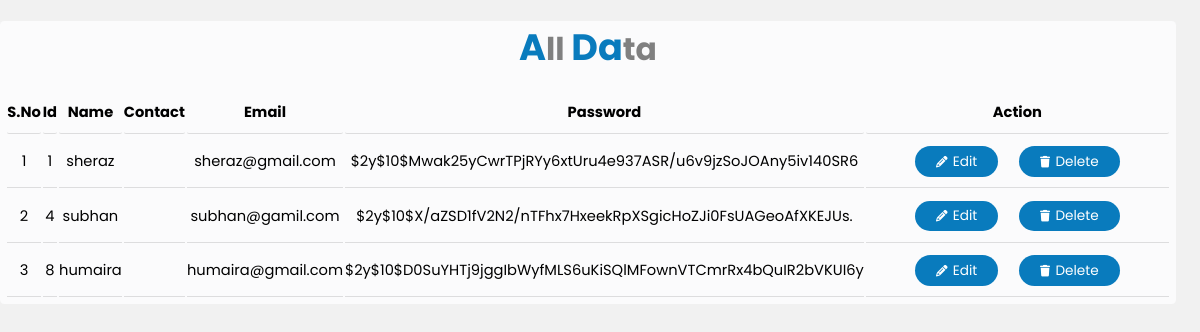
Before: /showData.php with the older database file.
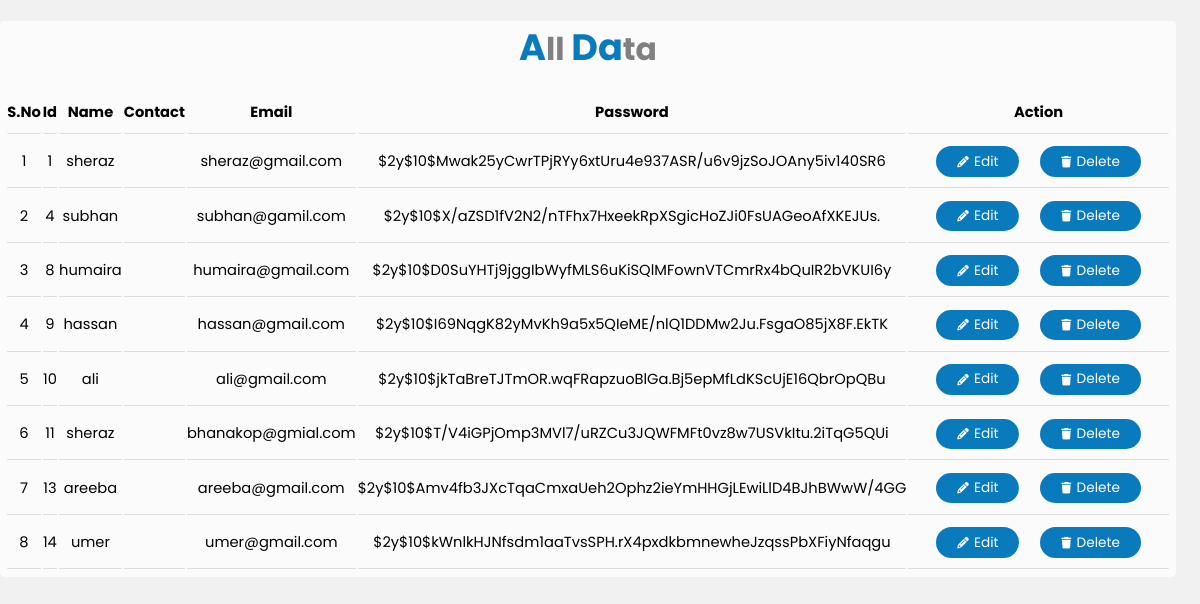
After: the same page with the newer database file.
### tables this page shows
CREATE TABLE `user` (
  `id` int(11) NOT NULL,
  `name` varchar(255) NOT NULL,
  `email` varchar(255) NOT NULL,
  `cnic` varchar(255) NOT NULL,
  `password` varchar(255) NOT NULL,
  `time` datetime NOT NULL DEFAULT current_timestamp()
);

### showData.php (the view, shortened to what this page needs)
<?php
require 'conn.php';
$selectQuery = "SELECT * FROM `user`";
$result = mysqli_query($conn,$selectQuery);
$row = mysqli_num_rows($result);
?>
<!doctype html>
<html lang="en">
  <head>
    <link rel="stylesheet" href="table.css">
    <link rel="stylesheet" href="https://cdnjs.cloudflare.com/ajax/libs/font-awesome/6.4.0/css/all.min.css  ">
  </head>
  <body>
    <div class="container">
        <header>
            <h2><span>A</span>ll <span>Da</span>ta</h2>
        </header>
    <table class="table" >
        <thead >
          <tr >
            <th scope="col">s.no</th>
            <th scope="col">Id</th>
            <th scope="col">Name</th>
            <th scope="col">Contact</th>
            <th scope="col">email</th>
            <th scope="col">password</th>
            <th class="adtionth" scope="col">action</th>
          </tr>
        </thead>
        <tbody>
          <?php
          if($row > 0){
            while($data = mysqli_fetch_assoc($result)){
              $i+=1;
              echo '<tr>
              <td>'.$i.'</td>
              <td>'.$data['id'].'</td>
              <td>'.$data['name'].'</td>
              <td>'.$data['contact'].'</td>
              <td>'.$data['email'].'</td>
              <td>'.$data['password'].'</td>
              <td class="ac_btn">
         <a style=" text-decoration: none !important; color:white;" class="Submit_btn" href="edit.php?id='.$data['id'].'" target="_blank"><i class="fa-solid fa-pencil"></i>edit</a>
              <a style=" text-decoration: none !important; color:white;" class="Submit_btn" name="deleteBtn" href="remove.php?id='.$data['id'].'"><i class="fa-solid fa-trash"></i>delete</a>
               </td>
            </tr>';
            }
          }
          ?>
        </tbody>
      </table>
    </div>
  </body>
</html>

### table.css (style rules this page uses)
* { padding: 0; margin: 0; text-decoration: none; box-sizing: border-box; font-family: 'Poppins', sans-serif; }
body { background-color: rgba(240, 240, 240, 0.897); }
:root { --pry_color :rgb(9, 123, 189); }
html { font-size: 65.5%; }
.table thead th { border-bottom: 1px solid #14141421 !important; text-align: center; padding-bottom: 1rem; border-radius: .2rem !important; text-transform: capitalize; }
.table tbody td { border-bottom: 1px solid #14141421 !important; }
.ac_btn { text-align: center; display: flex; justify-content: center; }
.adtionth { width: 30rem; }
.table tbody td { text-align: center; }
.container { display: flex; max-width: 98vw; flex-direction: column; margin-top: 2rem; background-color: rgb(251, 251, 252); border-radius: .4rem; font-size: 1.4rem; }
header { display: flex; justify-content: center; align-items: center; min-height: 7rem; }
header h2 { margin-top: -2rem; font-size: 3rem; color: gray; }
header span { color: var(--pry_color); font-size: 3.5rem; }
.Submit_btn { background-color: var(--pry_color); color: white; border: none; padding: .5rem 2rem; border-radius: 2rem; font-size: 1.3rem; cursor: pointer; display: flex; align-items: center; position: relative; transition: .1s linear; margin: 1rem; text-transform: capitalize !important; }
.Submit_btn i { font-size: 1.1rem; right: 2rem; transition: .2s linear; margin-right: 0.5rem; }

### showData.php (style rules this page uses)
.table { padding: .5rem; }

Changed rows visible on the page:
added user: id "9", name "hassan", email "hassan@gmail.com", password "$2y$10$I69NqgK82yMvKh9a5x5QIeME/nlQ1DDMw2Ju.FsgaO85jX8F.EkTK"
added user: id "10", name "ali", email "ali@gmail.com", password "$2y$10$jkTaBreTJTmOR.wqFRapzuoBlGa.Bj5epMfLdKScUjE16QbrOpQBu"
added user: id "11", name "sheraz", email "bhanakop@gmial.com", password "$2y$10$T/V4iGPjOmp3MVl7/uRZCu3JQWFMFt0vz8w7USVkItu.2iTqG5QUi"
added user: id "13", name "areeba", email "areeba@gmail.com", password "$2y$10$Amv4fb3JXcTqaCmxaUeh2Ophz2ieYmHHGjLEwiLlD4BJhBWwW/4GG"
added user: id "14", name "umer", email "umer@gmail.com", password "$2y$10$kWnlkHJNfsdm1aaTvsSPH.rX4pxdkbmnewheJzqssPbXFiyNfaqgu"
